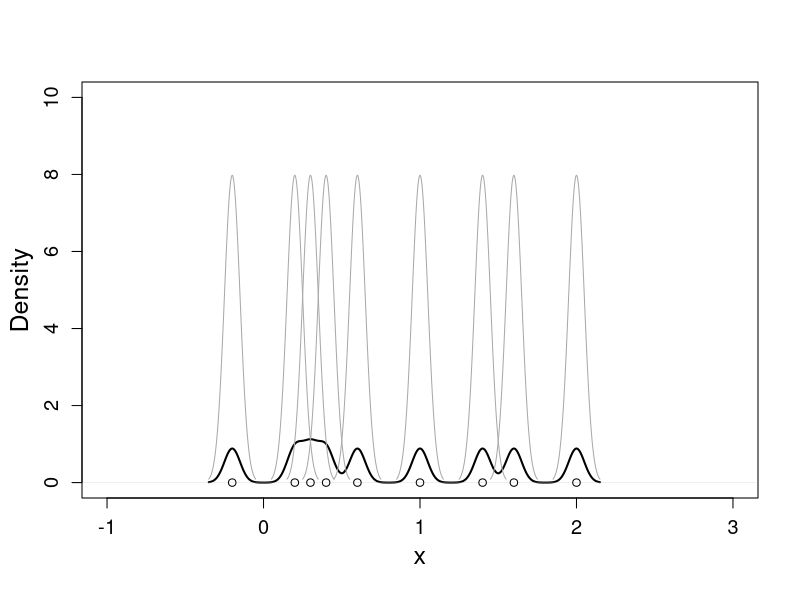
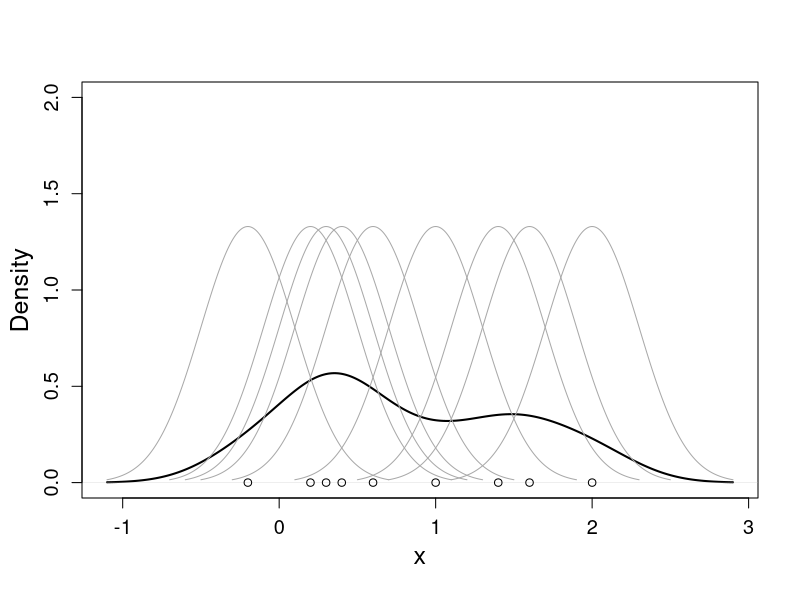
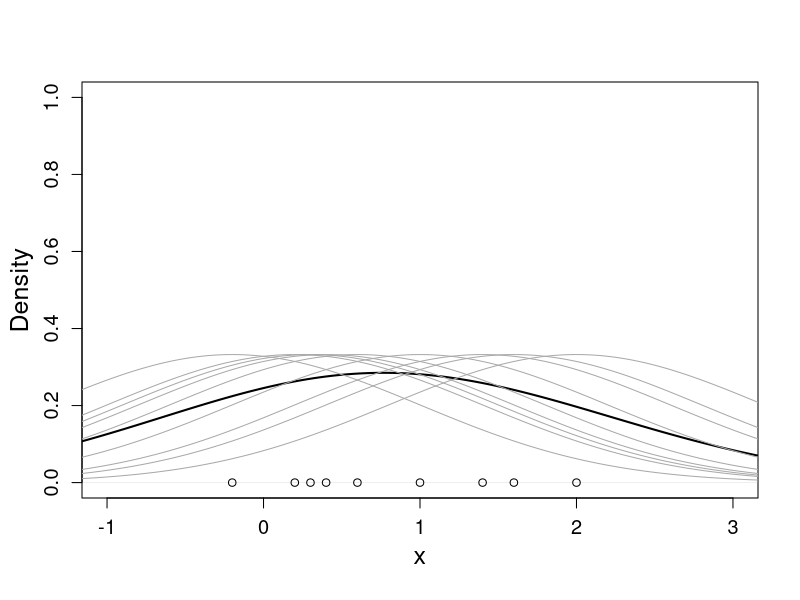
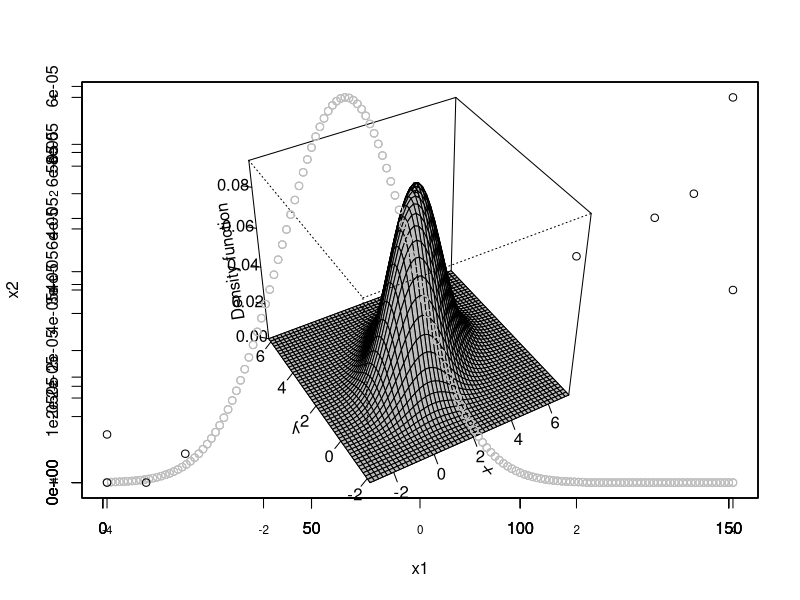

Generate these figures, in order, with R: (Note: this script raises an error after producing the figures.)
####Plotting general visualizations of KDE theory

##########################In one dimension
set.seed(123)
random_normal <- c(-0.2,  0.2,  0.4,  0.6,  1.0,  1.4,  1.6,  0.3,  2.0)

##Bandwidth at 0.2 -> undersmoothing
kde <- density(random_normal, bw = 0.05, adjust = 1)
plot(kde, lwd = 2, xlim = c(-1, 3), ylim =c(0,10), main = "",  xlab = "", ylab = "", cex.axis = 1.2)
points(x = random_normal, y = c(0, 0, 0, 0, 0, 0, 0, 0, 0))
for(i in 1:length(random_normal)) {
  lines(density(random_normal[i], bw = kde$bw), col = "darkgrey")
}
title(xlab = "x", line = 2.5, cex.lab= 1.5)
title(ylab = "Density", line = 2.5, cex.lab= 1.5)

##Bandwidth at 0.3 -> oversmoothing
kde <- density(random_normal, bw = 0.3, adjust = 1)
plot(kde, lwd = 2,  ylim =c(0,2), main = "",  xlab = "", ylab = "", cex.axis = 1.2)
points(x = random_normal, y = c(0, 0, 0, 0, 0, 0, 0, 0, 0))
for(i in 1:length(random_normal)) {
  lines(density(random_normal[i], bw = kde$bw), col = "darkgrey")
}
title(xlab = "x", line = 2.5, cex.lab= 1.5)
title(ylab = "Density", line = 2.5, cex.lab= 1.5)

##Overplotting
kde <- density(random_normal, bw = 1.2, adjust = 1)
plot(kde, lwd = 2, xlim = c(-1,3), ylim = c(0,1), main = "",  xlab = "", ylab = "", cex.axis = 1.2)
points(x = random_normal, y = c(0, 0, 0, 0, 0, 0, 0, 0, 0))
for(i in 1:length(random_normal)) {
  lines(density(random_normal[i], bw = kde$bw), col = "darkgrey")
}
title(xlab = "x", line = 2.5, cex.lab= 1.5)
title(ylab = "Density", line = 2.5, cex.lab= 1.5)


##Two dimensional
set.seed(35233)
x<- cbind(c(1, 2, 3), c(1,2,3))

# Compute kde for a diagonal bandwidth matrix (trivially positive definite)
H <- diag(c(1.25, 0.75))
kde <- ks::kde(x = x, H=H)
plot(kde, display = "persp", col = "grey", xlab = "x", ylab = "y")
par(new=TRUE)
for(i in 1:nrow(x)) {
  plot(kde$estimate[i,], display = "persp", col = "grey", xlab = "", ylab = "", xaxis = "")
  par(new=TRUE)
}


###################two dimensions

##We use the package ks for the estimates. This package uses a standard multivariate normal as a Kernel. By setting
##the mixed terms in H to zero, the estimator is equivalent to the product of two standard normal distributions as Kernels

test <- as.matrix(cbind(c(-4, -3, -4, -3.5, 2, 3, 4, 3.5, 4), c(-4,  -3.4, -3, -4, 0.7, 1.5, 0, 2, 4)))
#Plot points
plot(test, xlab = "x1", ylab = "x2", cex.axis = 0.7, cex.lab = 1)

#Define grid
x1_grid <- seq(-8, 8, length.out = 30)
x2_grid <- seq(-8, 8, length.out = 30)
x <- expand.grid(x1 = x1_grid, x2 = x2_grid)




###good bandwidth
k <- ks::Hpi.diag(x = test)
fhat <- ks::kde(test, eval.points = x, H = matrix(c(0.7, 0, 0, 0.7), nrow = 2))$estimate

###Plotting the result with the same method as used in Copula theory chapter
z <- cbind(x, fhat)
# Make Matrix with each grid point as a cell
z <- as.data.frame.matrix(z) %>%
  pivot_wider(names_from = x2, values_from = fhat) %>%
  column_to_rownames(var = "x1") %>%
  as.matrix()
jet.colors <- colorRampPalette( c("white", "blue"))
nbcol <- 50
color <- jet.colors(nbcol)
## Compute the z-value at the facet centres
zfacet <-  (z[-1, -1] + z[-1, -ncol(z)] + z[-nrow(z), -1] + z[-nrow(z), -ncol(z)])/4
## Recode facet z-values into color indices
facetcol <- cut(zfacet, 50)
res <- graphics::persp(x = x1_grid, y = x2_grid, z = z, col = color[facetcol], expand = 0.618, cex.axis = 0.7, cex.lab = 1,
                       theta = -30, phi = 20, border = "black", xlab = "\n \n x1", ylab = "\n \n x2", zlab = "", ticktype = "detailed")
mtext("                 Density", side = 2, line = 1, cex = 1)


#####Too large bandwidth
est <-  ks::kde(test,eval.points = x, H= matrix(c(15, 0, 0, 15), nrow = 2))
fhat <- ks::kde(test,eval.points = x, H= matrix(c(15, 0, 0, 15), nrow = 2))$estimate
###Plotting the result with the same method as used in Copula theory chapter
z <- cbind(x, fhat)
# Make Matrix with each grid point as a cell
z <- as.data.frame.matrix(z) %>%
  pivot_wider(names_from = x2, values_from = fhat) %>%
  column_to_rownames(var = "x1") %>%
  as.matrix()
jet.colors <- colorRampPalette( c("white", "blue"))
nbcol <- 50
color <- jet.colors(nbcol)
## Compute the z-value at the facet centres
zfacet <-  (z[-1, -1] + z[-1, -ncol(z)] + z[-nrow(z), -1] + z[-nrow(z), -ncol(z)])/4
## Recode facet z-values into color indices
facetcol <- cut(zfacet, 50)
res <- graphics::persp(x = x1_grid, y = x2_grid, z = z, col = color[facetcol], expand = 0.618, cex.axis = 0.7, cex.lab = 1,
                       theta = -30, phi = 20, border = "black", xlab = "\n \n x1", ylab = "\n \n x2", zlab = "", ticktype = "detailed")
mtext("                 Density", side = 2, line = 1, cex = 1)



#####Too small bandwidth
fhat <- ks::kde(test,eval.points = x, H= matrix(c(0.15, 0, 0, 0.15), nrow = 2))$estimate
###Plotting the result with the same method as used in Copula theory chapter
z <- cbind(x, fhat)
# Make Matrix with each grid point as a cell
z <- as.data.frame.matrix(z) %>%
  pivot_wider(names_from = x2, values_from = fhat) %>%
  column_to_rownames(var = "x1") %>%
  as.matrix()
jet.colors <- colorRampPalette( c("white", "blue"))
nbcol <- 50
color <- jet.colors(nbcol)
## Compute the z-value at the facet centres
zfacet <-  (z[-1, -1] + z[-1, -ncol(z)] + z[-nrow(z), -1] + z[-nrow(z), -ncol(z)])/4
## Recode facet z-values into color indices
facetcol <- cut(zfacet, 50)
res <- persp(x = x1_grid, y = x2_grid, z = z, col = color[facetcol], expand = 0.618, cex.axis = 0.7, cex.lab = 1,
              theta = -30, phi = 20, border = "black", xlab = "\n \n x1", ylab = "\n \n x2", zlab = "", ticktype = "detailed")
mtext("                 Density", side = 2, line = 1, cex = 1)
